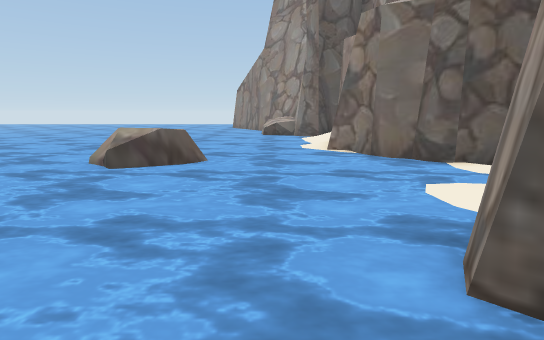
View 1 (above)

12 first-person views from a walk through a scene from a Unity 3-D project. The camera is 1.2 m above the floor, tilts 10° down and sees 80° across. The floor is counted in squares, 1 m on a side. Each view is taken from the middle of a square. On the plan, view 1 faces up. The plan holds only what a view shows up to about 14 squares ahead; the rest is blank. The place goes on beyond the plan. Some surface patterns are stand-ins.

View 2
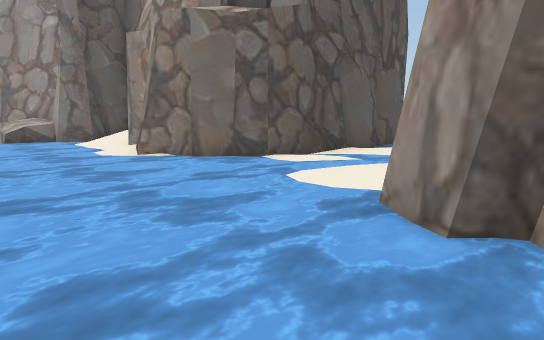

View 3
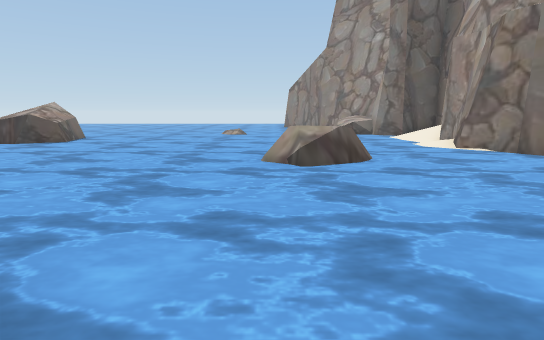

View 4
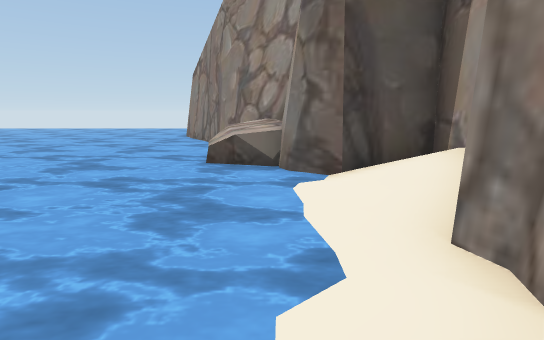

View 5
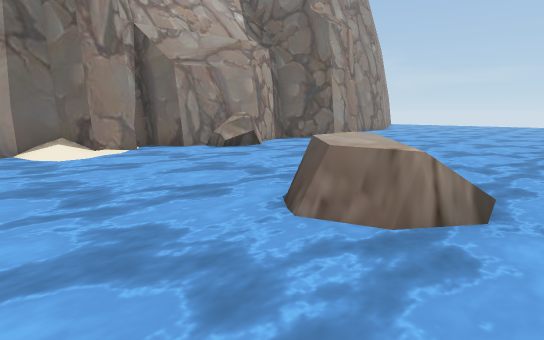

View 6
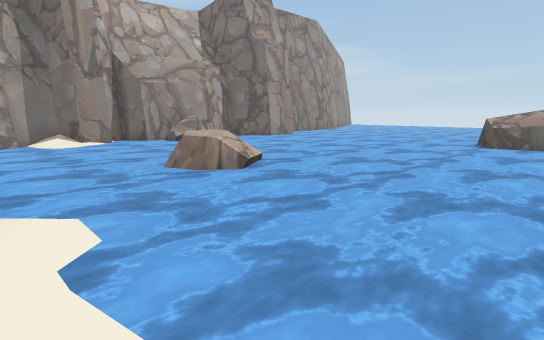

View 7
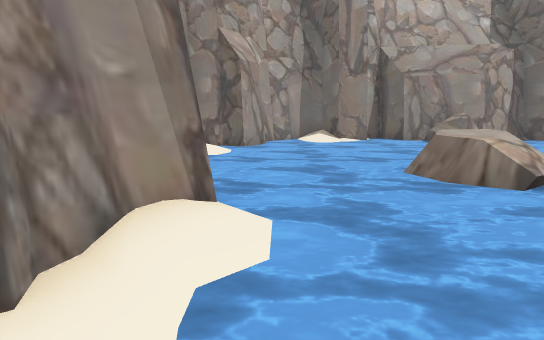

View 8
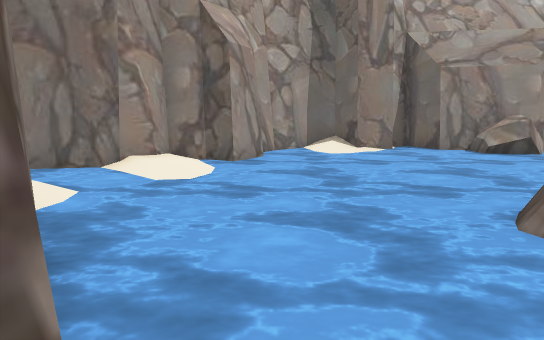

View 9
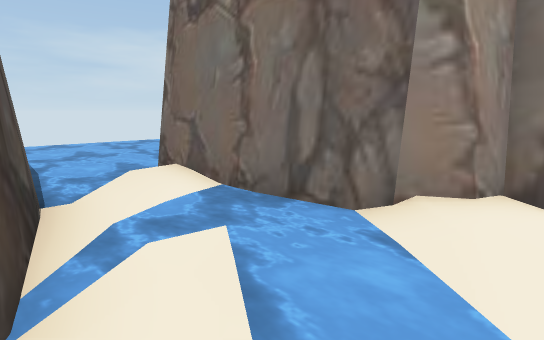

View 10
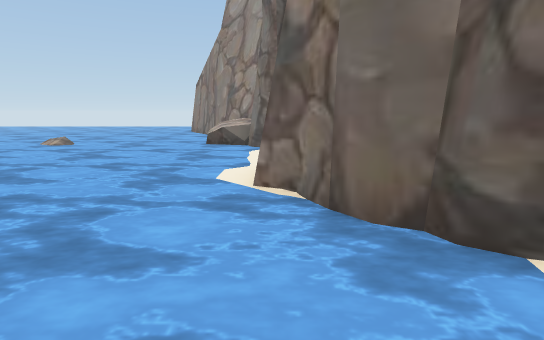

View 11
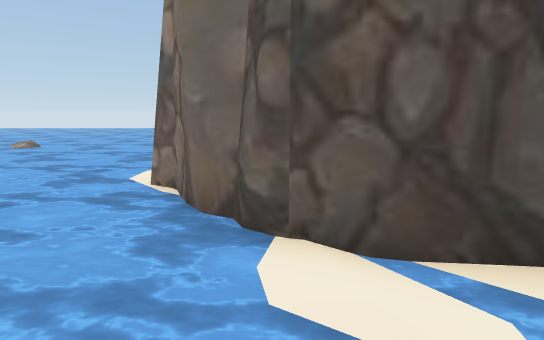

View 12
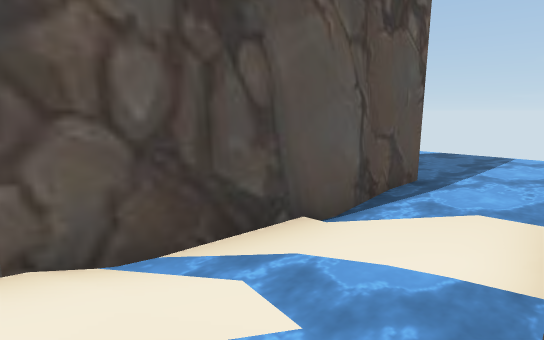

### Floor plan
Key: @ floor where view 1 was taken; # wall or solid block; . main floor; - floor 0.25 m lower than the main floor; / step, stairs or slope; = window, fence, low wall or low ledge; ~ water the walk can cross; ≈ water the walk keeps out of; ^ raised ledge.
Columns run from 9 left of view 1 to 11 right of it. Each row starts with its distance up from view 1.
 22 ≈≈≈≈≈≈≈≈##
 21  ≈≈≈≈≈≈≈≈#
 20   ≈≈≈≈≈≈≈#
 19 ≈≈≈≈≈≈≈≈~^#
 18 ≈≈≈≈≈≈≈≈~^^
 17  ≈≈≈≈≈≈≈~^##
 16   ≈≈≈≈≈≈~~~###
 15    ≈≈≈≈~~~~//#
 14 ≈≈≈≈≈≈≈~~~~//
 13 ≈≈≈≈≈≈≈~~~~.#
 12 ≈≈≈≈≈≈≈~~~~.#
 11 ≈≈≈≈≈≈≈~~~//#
 10 ≈≈≈≈≈≈≈~~~~##
  9 ≈≈≈≈≈≈^≈~~~~##
  8 ≈≈≈≈≈#^=~~~~~##
  7 ≈≈≈≈≈=^≈~~~~~-#######
  6 ≈≈≈≈≈≈≈~~~~~~~.~.~≈≈≈
  5 ≈≈≈≈≈≈~~~~~~-~~~-.~≈≈
  4  ≈≈≈≈~~~~~~~./#####≈≈
  3  ≈≈≈~~~~~~~≈-##     ≈
  2 ≈≈≈~~~~~~~~###
  1 ≈≈#^~~~~/~~#
  0 #####~##/@##
 -1     #######

Positions as (right, up) in squares from view 1, and headings:
1: (0, 0), facing up
2: (-2, 1), facing up-right
3: (-4, 0), facing up
4: (1, 10), facing up
5: (1, 10), facing down-left
6: (2, 15), facing down-left
7: (1, 14), facing down
8: (1, 11), facing down
9: (3, 7), facing down-right
10: (2, 5), facing up
11: (4, 4), facing up
12: (4, 4), facing up-right
